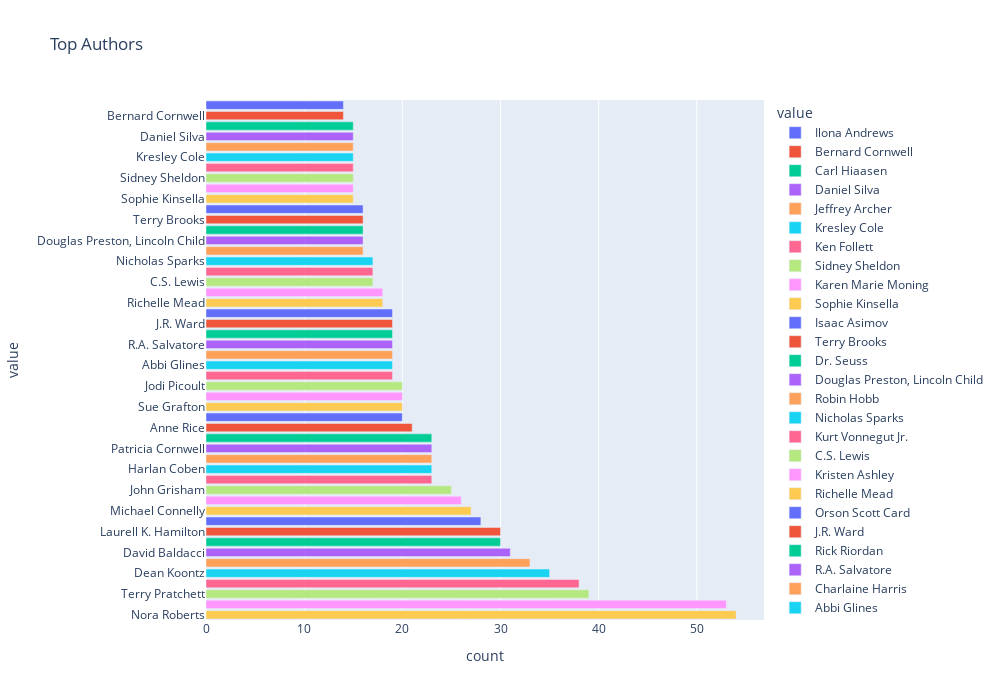

The notebook cell this image was saved under:
### Code cell
#top authors stacked bar chart
top_author_counts = books_data['authors'].value_counts().reset_index()
top_author_counts.columns = ['value', 'count']
top_author_counts['value'] = top_author_counts['value']
top_author_counts = top_author_counts.sort_values('count')
fig = px.bar(top_author_counts.tail(50), x="count", y="value", title='Top Authors', orientation='h', color='value',
             width=1000, height=700)
fig.show()

### Figure 1 — Plotly figure (JSON) as saved in the notebook; plotly's stock layout.template omitted (floating-point values rounded to 4 significant figures)
{"data": [{"alignmentgroup": "True", "hovertemplate": "value=%{y}<br>count=%{x}<extra></extra>", "legendgroup": "Ilona Andrews", "marker": {"color": "#636efa"}, "name": "Ilona Andrews", "offsetgroup": "Ilona Andrews", "orientation": "h", "showlegend": true, "textposition": "auto", "type": "bar", "x": [14], "xaxis": "x", "y": ["Ilona Andrews"], "yaxis": "y"}, {"alignmentgroup": "True", "hovertemplate": "value=%{y}<br>count=%{x}<extra></extra>", "legendgroup": "Bernard Cornwell", "marker": {"color": "#EF553B"}, "name": "Bernard Cornwell", "offsetgroup": "Bernard Cornwell", "orientation": "h", "showlegend": true, "textposition": "auto", "type": "bar", "x": [14], "xaxis": "x", "y": ["Bernard Cornwell"], "yaxis": "y"}, {"alignmentgroup": "True", "hovertemplate": "value=%{y}<br>count=%{x}<extra></extra>", "legendgroup": "Carl Hiaasen", "marker": {"color": "#00cc96"}, "name": "Carl Hiaasen", "offsetgroup": "Carl Hiaasen", "orientation": "h", "showlegend": true, "textposition": "auto", "type": "bar", "x": [15], "xaxis": "x", "y": ["Carl Hiaasen"], "yaxis": "y"}, {"alignmentgroup": "True", "hovertemplate": "value=%{y}<br>count=%{x}<extra></extra>", "legendgroup": "Daniel Silva", "marker": {"color": "#ab63fa"}, "name": "Daniel Silva", "offsetgroup": "Daniel Silva", "orientation": "h", "showlegend": true, "textposition": "auto", "type": "bar", "x": [15], "xaxis": "x", "y": ["Daniel Silva"], "yaxis": "y"}, {"alignmentgroup": "True", "hovertemplate": "value=%{y}<br>count=%{x}<extra></extra>", "legendgroup": "Jeffrey Archer", "marker": {"color": "#FFA15A"}, "name": "Jeffrey Archer", "offsetgroup": "Jeffrey Archer", "orientation": "h", "showlegend": true, "textposition": "auto", "type": "bar", "x": [15], "xaxis": "x", "y": ["Jeffrey Archer"], "yaxis": "y"}, {"alignmentgroup": "True", "hovertemplate": "value=%{y}<br>count=%{x}<extra></extra>", "legendgroup": "Kresley Cole", "marker": {"color": "#19d3f3"}, "name": "Kresley Cole", "offsetgroup": "Kresley Cole", "orientation": "h", "showlegend": true, "textposition": "auto", "type": "bar", "x": [15], "xaxis": "x", "y": ["Kresley Cole"], "yaxis": "y"}, {"alignmentgroup": "True", "hovertemplate": "value=%{y}<br>count=%{x}<extra></extra>", "legendgroup": "Ken Follett", "marker": {"color": "#FF6692"}, "name": "Ken Follett", "offsetgroup": "Ken Follett", "orientation": "h", "showlegend": true, "textposition": "auto", "type": "bar", "x": [15], "xaxis": "x", "y": ["Ken Follett"], "yaxis": "y"}, {"alignmentgroup": "True", "hovertemplate": "value=%{y}<br>count=%{x}<extra></extra>", "legendgroup": "Sidney Sheldon", "marker": {"color": "#B6E880"}, "name": "Sidney Sheldon", "offsetgroup": "Sidney Sheldon", "orientation": "h", "showlegend": true, "textposition": "auto", "type": "bar", "x": [15], "xaxis": "x", "y": ["Sidney Sheldon"], "yaxis": "y"}, {"alignmentgroup": "True", "hovertemplate": "value=%{y}<br>count=%{x}<extra></extra>", "legendgroup": "Karen Marie Moning", "marker": {"color": "#FF97FF"}, "name": "Karen Marie Moning", "offsetgroup": "Karen Marie Moning", "orientation": "h", "showlegend": true, "textposition": "auto", "type": "bar", "x": [15], "xaxis": "x", "y": ["Karen Marie Moning"], "yaxis": "y"}, {"alignmentgroup": "True", "hovertemplate": "value=%{y}<br>count=%{x}<extra></extra>", "legendgroup": "Sophie Kinsella", "marker": {"color": "#FECB52"}, "name": "Sophie Kinsella", "offsetgroup": "Sophie Kinsella", "orientation": "h", "showlegend": true, "textposition": "auto", "type": "bar", "x": [15], "xaxis": "x", "y": ["Sophie Kinsella"], "yaxis": "y"}, {"alignmentgroup": "True", "hovertemplate": "value=%{y}<br>count=%{x}<extra></extra>", "legendgroup": "Isaac Asimov", "marker": {"color": "#636efa"}, "name": "Isaac Asimov", "offsetgroup": "Isaac Asimov", "orientation": "h", "showlegend": true, "textposition": "auto", "type": "bar", "x": [16], "xaxis": "x", "y": ["Isaac Asimov"], "yaxis": "y"}, {"alignmentgroup": "True", "hovertemplate": "value=%{y}<br>count=%{x}<extra></extra>", "legendgroup": "Terry Brooks", "marker": {"color": "#EF553B"}, "name": "Terry Brooks", "offsetgroup": "Terry Brooks", "orientation": "h", "showlegend": true, "textposition": "auto", "type": "bar", "x": [16], "xaxis": "x", "y": ["Terry Brooks"], "yaxis": "y"}, {"alignmentgroup": "True", "hovertemplate": "value=%{y}<br>count=%{x}<extra></extra>", "legendgroup": "Dr. Seuss", "marker": {"color": "#00cc96"}, "name": "Dr. Seuss", "offsetgroup": "Dr. Seuss", "orientation": "h", "showlegend": true, "textposition": "auto", "type": "bar", "x": [16], "xaxis": "x", "y": ["Dr. Seuss"], "yaxis": "y"}, {"alignmentgroup": "True", "hovertemplate": "value=%{y}<br>count=%{x}<extra></extra>", "legendgroup": "Douglas Preston, Lincoln Child", "marker": {"color": "#ab63fa"}, "name": "Douglas Preston, Lincoln Child", "offsetgroup": "Douglas Preston, Lincoln Child", "orientation": "h", "showlegend": true, "textposition": "auto", "type": "bar", "x": [16], "xaxis": "x", "y": ["Douglas Preston, Lincoln Child"], "yaxis": "y"}, {"alignmentgroup": "True", "hovertemplate": "value=%{y}<br>count=%{x}<extra></extra>", "legendgroup": "Robin Hobb", "marker": {"color": "#FFA15A"}, "name": "Robin Hobb", "offsetgroup": "Robin Hobb", "orientation": "h", "showlegend": true, "textposition": "auto", "type": "bar", "x": [16], "xaxis": "x", "y": ["Robin Hobb"], "yaxis": "y"}, {"alignmentgroup": "True", "hovertemplate": "value=%{y}<br>count=%{x}<extra></extra>", "legendgroup": "Nicholas Sparks", "marker": {"color": "#19d3f3"}, "name": "Nicholas Sparks", "offsetgroup": "Nicholas Sparks", "orientation": "h", "showlegend": true, "textposition": "auto", "type": "bar", "x": [17], "xaxis": "x", "y": ["Nicholas Sparks"], "yaxis": "y"}, {"alignmentgroup": "True", "hovertemplate": "value=%{y}<br>count=%{x}<extra></extra>", "legendgroup": "Kurt Vonnegut Jr.", "marker": {"color": "#FF6692"}, "name": "Kurt Vonnegut Jr.", "offsetgroup": "Kurt Vonnegut Jr.", "orientation": "h", "showlegend": true, "textposition": "auto", "type": "bar", "x": [17], "xaxis": "x", "y": ["Kurt Vonnegut Jr."], "yaxis": "y"}, {"alignmentgroup": "True", "hovertemplate": "value=%{y}<br>count=%{x}<extra></extra>", "legendgroup": "C.S. Lewis", "marker": {"color": "#B6E880"}, "name": "C.S. Lewis", "offsetgroup": "C.S. Lewis", "orientation": "h", "showlegend": true, "textposition": "auto", "type": "bar", "x": [17], "xaxis": "x", "y": ["C.S. Lewis"], "yaxis": "y"}, {"alignmentgroup": "True", "hovertemplate": "value=%{y}<br>count=%{x}<extra></extra>", "legendgroup": "Kristen Ashley", "marker": {"color": "#FF97FF"}, "name": "Kristen Ashley", "offsetgroup": "Kristen Ashley", "orientation": "h", "showlegend": true, "textposition": "auto", "type": "bar", "x": [18], "xaxis": "x", "y": ["Kristen Ashley"], "yaxis": "y"}, {"alignmentgroup": "True", "hovertemplate": "value=%{y}<br>count=%{x}<extra></extra>", "legendgroup": "Richelle Mead", "marker": {"color": "#FECB52"}, "name": "Richelle Mead", "offsetgroup": "Richelle Mead", "orientation": "h", "showlegend": true, "textposition": "auto", "type": "bar", "x": [18], "xaxis": "x", "y": ["Richelle Mead"], "yaxis": "y"}, {"alignmentgroup": "True", "hovertemplate": "value=%{y}<br>count=%{x}<extra></extra>", "legendgroup": "Orson Scott Card", "marker": {"color": "#636efa"}, "name": "Orson Scott Card", "offsetgroup": "Orson Scott Card", "orientation": "h", "showlegend": true, "textposition": "auto", "type": "bar", "x": [19], "xaxis": "x", "y": ["Orson Scott Card"], "yaxis": "y"}, {"alignmentgroup": "True", "hovertemplate": "value=%{y}<br>count=%{x}<extra></extra>", "legendgroup": "J.R. Ward", "marker": {"color": "#EF553B"}, "name": "J.R. Ward", "offsetgroup": "J.R. Ward", "orientation": "h", "showlegend": true, "textposition": "auto", "type": "bar", "x": [19], "xaxis": "x", "y": ["J.R. Ward"], "yaxis": "y"}, {"alignmentgroup": "True", "hovertemplate": "value=%{y}<br>count=%{x}<extra></extra>", "legendgroup": "Rick Riordan", "marker": {"color": "#00cc96"}, "name": "Rick Riordan", "offsetgroup": "Rick Riordan", "orientation": "h", "showlegend": true, "textposition": "auto", "type": "bar", "x": [19], "xaxis": "x", "y": ["Rick Riordan"], "yaxis": "y"}, {"alignmentgroup": "True", "hovertemplate": "value=%{y}<br>count=%{x}<extra></extra>", "legendgroup": "R.A. Salvatore", "marker": {"color": "#ab63fa"}, "name": "R.A. Salvatore", "offsetgroup": "R.A. Salvatore", "orientation": "h", "showlegend": true, "textposition": "auto", "type": "bar", "x": [19], "xaxis": "x", "y": ["R.A. Salvatore"], "yaxis": "y"}, {"alignmentgroup": "True", "hovertemplate": "value=%{y}<br>count=%{x}<extra></extra>", "legendgroup": "Charlaine Harris", "marker": {"color": "#FFA15A"}, "name": "Charlaine Harris", "offsetgroup": "Charlaine Harris", "orientation": "h", "showlegend": true, "textposition": "auto", "type": "bar", "x": [19], "xaxis": "x", "y": ["Charlaine Harris"], "yaxis": "y"}, {"alignmentgroup": "True", "hovertemplate": "value=%{y}<br>count=%{x}<extra></extra>", "legendgroup": "Abbi Glines", "marker": {"color": "#19d3f3"}, "name": "Abbi Glines", "offsetgroup": "Abbi Glines", "orientation": "h", "showlegend": true, "textposition": "auto", "type": "bar", "x": [19], "xaxis": "x", "y": ["Abbi Glines"], "yaxis": "y"}, {"alignmentgroup": "True", "hovertemplate": "value=%{y}<br>count=%{x}<extra></extra>", "legendgroup": "Lee Child", "marker": {"color": "#FF6692"}, "name": "Lee Child", "offsetgroup": "Lee Child", "orientation": "h", "showlegend": true, "textposition": "auto", "type": "bar", "x": [19], "xaxis": "x", "y": ["Lee Child"], "yaxis": "y"}, {"alignmentgroup": "True", "hovertemplate": "value=%{y}<br>count=%{x}<extra></extra>", "legendgroup": "Jodi Picoult", "marker": {"color": "#B6E880"}, "name": "Jodi Picoult", "offsetgroup": "Jodi Picoult", "orientation": "h", "showlegend": true, "textposition": "auto", "type": "bar", "x": [20], "xaxis": "x", "y": ["Jodi Picoult"], "yaxis": "y"}, {"alignmentgroup": "True", "hovertemplate": "value=%{y}<br>count=%{x}<extra></extra>", "legendgroup": "John Sandford", "marker": {"color": "#FF97FF"}, "name": "John Sandford", "offsetgroup": "John Sandford", "orientation": "h", "showlegend": true, "textposition": "auto", "type": "bar", "x": [20], "xaxis": "x", "y": ["John Sandford"], "yaxis": "y"}, {"alignmentgroup": "True", "hovertemplate": "value=%{y}<br>count=%{x}<extra></extra>", "legendgroup": "Sue Grafton", "marker": {"color": "#FECB52"}, "name": "Sue Grafton", "offsetgroup": "Sue Grafton", "orientation": "h", "showlegend": true, "textposition": "auto", "type": "bar", "x": [20], "xaxis": "x", "y": ["Sue Grafton"], "yaxis": "y"}, {"alignmentgroup": "True", "hovertemplate": "value=%{y}<br>count=%{x}<extra></extra>", "legendgroup": "Brandon Sanderson", "marker": {"color": "#636efa"}, "name": "Brandon Sanderson", "offsetgroup": "Brandon Sanderson", "orientation": "h", "showlegend": true, "textposition": "auto", "type": "bar", "x": [20], "xaxis": "x", "y": ["Brandon Sanderson"], "yaxis": "y"}, {"alignmentgroup": "True", "hovertemplate": "value=%{y}<br>count=%{x}<extra></extra>", "legendgroup": "Anne Rice", "marker": {"color": "#EF553B"}, "name": "Anne Rice", "offsetgroup": "Anne Rice", "orientation": "h", "showlegend": true, "textposition": "auto", "type": "bar", "x": [21], "xaxis": "x", "y": ["Anne Rice"], "yaxis": "y"}, {"alignmentgroup": "True", "hovertemplate": "value=%{y}<br>count=%{x}<extra></extra>", "legendgroup": "Sherrilyn Kenyon", "marker": {"color": "#00cc96"}, "name": "Sherrilyn Kenyon", "offsetgroup": "Sherrilyn Kenyon", "orientation": "h", "showlegend": true, "textposition": "auto", "type": "bar", "x": [23], "xaxis": "x", "y": ["Sherrilyn Kenyon"], "yaxis": "y"}, {"alignmentgroup": "True", "hovertemplate": "value=%{y}<br>count=%{x}<extra></extra>", "legendgroup": "Patricia Cornwell", "marker": {"color": "#ab63fa"}, "name": "Patricia Cornwell", "offsetgroup": "Patricia Cornwell", "orientation": "h", "showlegend": true, "textposition": "auto", "type": "bar", "x": [23], "xaxis": "x", "y": ["Patricia Cornwell"], "yaxis": "y"}, {"alignmentgroup": "True", "hovertemplate": "value=%{y}<br>count=%{x}<extra></extra>", "legendgroup": "Tamora Pierce", "marker": {"color": "#FFA15A"}, "name": "Tamora Pierce", "offsetgroup": "Tamora Pierce", "orientation": "h", "showlegend": true, "textposition": "auto", "type": "bar", "x": [23], "xaxis": "x", "y": ["Tamora Pierce"], "yaxis": "y"}, {"alignmentgroup": "True", "hovertemplate": "value=%{y}<br>count=%{x}<extra></extra>", "legendgroup": "Harlan Coben", "marker": {"color": "#19d3f3"}, "name": "Harlan Coben", "offsetgroup": "Harlan Coben", "orientation": "h", "showlegend": true, "textposition": "auto", "type": "bar", "x": [23], "xaxis": "x", "y": ["Harlan Coben"], "yaxis": "y"}, {"alignmentgroup": "True", "hovertemplate": "value=%{y}<br>count=%{x}<extra></extra>", "legendgroup": "Jim Butcher", "marker": {"color": "#FF6692"}, "name": "Jim Butcher", "offsetgroup": "Jim Butcher", "orientation": "h", "showlegend": true, "textposition": "auto", "type": "bar", "x": [23], "xaxis": "x", "y": ["Jim Butcher"], "yaxis": "y"}, {"alignmentgroup": "True", "hovertemplate": "value=%{y}<br>count=%{x}<extra></extra>", "legendgroup": "John Grisham", "marker": {"color": "#B6E880"}, "name": "John Grisham", "offsetgroup": "John Grisham", "orientation": "h", "showlegend": true, "textposition": "auto", "type": "bar", "x": [25], "xaxis": "x", "y": ["John Grisham"], "yaxis": "y"}, {"alignmentgroup": "True", "hovertemplate": "value=%{y}<br>count=%{x}<extra></extra>", "legendgroup": "Meg Cabot", "marker": {"color": "#FF97FF"}, "name": "Meg Cabot", "offsetgroup": "Meg Cabot", "orientation": "h", "showlegend": true, "textposition": "auto", "type": "bar", "x": [26], "xaxis": "x", "y": ["Meg Cabot"], "yaxis": "y"}, {"alignmentgroup": "True", "hovertemplate": "value=%{y}<br>count=%{x}<extra></extra>", "legendgroup": "Michael Connelly", "marker": {"color": "#FECB52"}, "name": "Michael Connelly", "offsetgroup": "Michael Connelly", "orientation": "h", "showlegend": true, "textposition": "auto", "type": "bar", "x": [27], "xaxis": "x", "y": ["Michael Connelly"], "yaxis": "y"}, {"alignmentgroup": "True", "hovertemplate": "value=%{y}<br>count=%{x}<extra></extra>", "legendgroup": "Janet Evanovich", "marker": {"color": "#636efa"}, "name": "Janet Evanovich", "offsetgroup": "Janet Evanovich", "orientation": "h", "showlegend": true, "textposition": "auto", "type": "bar", "x": [28], "xaxis": "x", "y": ["Janet Evanovich"], "yaxis": "y"}, {"alignmentgroup": "True", "hovertemplate": "value=%{y}<br>count=%{x}<extra></extra>", "legendgroup": "Laurell K. Hamilton", "marker": {"color": "#EF553B"}, "name": "Laurell K. Hamilton", "offsetgroup": "Laurell K. Hamilton", "orientation": "h", "showlegend": true, "textposition": "auto", "type": "bar", "x": [30], "xaxis": "x", "y": ["Laurell K. Hamilton"], "yaxis": "y"}, {"alignmentgroup": "True", "hovertemplate": "value=%{y}<br>count=%{x}<extra></extra>", "legendgroup": "James Patterson", "marker": {"color": "#00cc96"}, "name": "James Patterson", "offsetgroup": "James Patterson", "orientation": "h", "showlegend": true, "textposition": "auto", "type": "bar", "x": [30], "xaxis": "x", "y": ["James Patterson"], "yaxis": "y"}, {"alignmentgroup": "True", "hovertemplate": "value=%{y}<br>count=%{x}<extra></extra>", "legendgroup": "David Baldacci", "marker": {"color": "#ab63fa"}, "name": "David Baldacci", "offsetgroup": "David Baldacci", "orientation": "h", "showlegend": true, "textposition": "auto", "type": "bar", "x": [31], "xaxis": "x", "y": ["David Baldacci"], "yaxis": "y"}, {"alignmentgroup": "True", "hovertemplate": "value=%{y}<br>count=%{x}<extra></extra>", "legendgroup": "J.D. Robb", "marker": {"color": "#FFA15A"}, "name": "J.D. Robb", "offsetgroup": "J.D. Robb", "orientation": "h", "showlegend": true, "textposition": "auto", "type": "bar", "x": [33], "xaxis": "x", "y": ["J.D. Robb"], "yaxis": "y"}, {"alignmentgroup": "True", "hovertemplate": "value=%{y}<br>count=%{x}<extra></extra>", "legendgroup": "Dean Koontz", "marker": {"color": "#19d3f3"}, "name": "Dean Koontz", "offsetgroup": "Dean Koontz", "orientation": "h", "showlegend": true, "textposition": "auto", "type": "bar", "x": [35], "xaxis": "x", "y": ["Dean Koontz"], "yaxis": "y"}, {"alignmentgroup": "True", "hovertemplate": "value=%{y}<br>count=%{x}<extra></extra>", "legendgroup": "Agatha Christie", "marker": {"color": "#FF6692"}, "name": "Agatha Christie", "offsetgroup": "Agatha Christie", "orientation": "h", "showlegend": true, "textposition": "auto", "type": "bar", "x": [38], "xaxis": "x", "y": ["Agatha Christie"], "yaxis": "y"}, {"alignmentgroup": "True", "hovertemplate": "value=%{y}<br>count=%{x}<extra></extra>", "legendgroup": "Terry Pratchett", "marker": {"color": "#B6E880"}, "name": "Terry Pratchett", "offsetgroup": "Terry Pratchett", "orientation": "h", "showlegend": true, "textposition": "auto", "type": "bar", "x": [39], "xaxis": "x", "y": ["Terry Pratchett"], "yaxis": "y"}, {"alignmentgroup": "True", "hovertemplate": "value=%{y}<br>count=%{x}<extra></extra>", "legendgroup": "Stephen King", "marker": {"color": "#FF97FF"}, "name": "Stephen King", "offsetgroup": "Stephen King", "orientation": "h", "showlegend": true, "textposition": "auto", "type": "bar", "x": [53], "xaxis": "x", "y": ["Stephen King"], "yaxis": "y"}, {"alignmentgroup": "True", "hovertemplate": "value=%{y}<br>count=%{x}<extra></extra>", "legendgroup": "Nora Roberts", "marker": {"color": "#FECB52"}, "name": "Nora Roberts", "offsetgroup": "Nora Roberts", "orientation": "h", "showlegend": true, "textposition": "auto", "type": "bar", "x": [54], "xaxis": "x", "y": ["Nora Roberts"], "yaxis": "y"}], "layout": {"barmode": "relative", "height": 700, "legend": {"title": {"text": "value"}, "tracegroupgap": 0}, "title": {"text": "Top Authors"}, "width": 1000, "xaxis": {"anchor": "y", "domain": [0, 1], "title": {"text": "count"}}, "yaxis": {"anchor": "x", "categoryarray": ["Nora Roberts", "Stephen King", "Terry Pratchett", "Agatha Christie", "Dean Koontz", "J.D. Robb", "David Baldacci", "James Patterson", "Laurell K. Hamilton", "Janet Evanovich", "Michael Connelly", "Meg Cabot", "John Grisham", "Jim Butcher", "Harlan Coben", "Tamora Pierce", "Patricia Cornwell", "Sherrilyn Kenyon", "Anne Rice", "Brandon Sanderson", "Sue Grafton", "John Sandford", "Jodi Picoult", "Lee Child", "Abbi Glines", "Charlaine Harris", "R.A. Salvatore", "Rick Riordan", "J.R. Ward", "Orson Scott Card", "Richelle Mead", "Kristen Ashley", "C.S. Lewis", "Kurt Vonnegut Jr.", "Nicholas Sparks", "Robin Hobb", "Douglas Preston, Lincoln Child", "Dr. Seuss", "Terry Brooks", "Isaac Asimov", "Sophie Kinsella", "Karen Marie Moning", "Sidney Sheldon", "Ken Follett", "Kresley Cole", "Jeffrey Archer", "Daniel Silva", "Carl Hiaasen", "Bernard Cornwell", "Ilona Andrews"], "categoryorder": "array", "domain": [0, 1], "title": {"text": "value"}}}}
